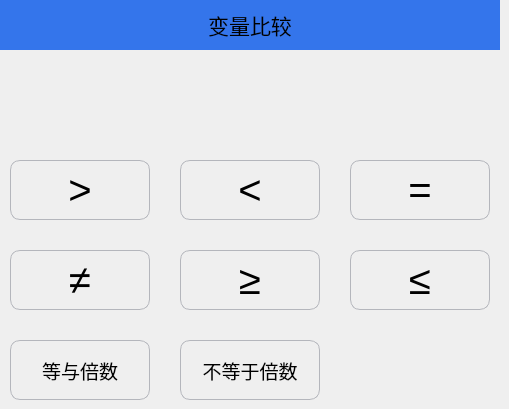
   <widget class="QWidget" name="page_3">
    <widget class="QLabel" name="label_40">
     <property name="geometry">
      <rect>
       <x>0</x>
       <y>0</y>
       <width>500</width>
       <height>50</height>
      </rect>
     </property>
     <property name="minimumSize">
      <size>
       <width>500</width>
       <height>50</height>
      </size>
     </property>
     <property name="maximumSize">
      <size>
       <width>500</width>
       <height>50</height>
      </size>
     </property>
     <property name="font">
      <font>
       <pointsize>16</pointsize>
      </font>
     </property>
     <property name="styleSheet">
      <string notr="true">QLabel{background-color:#3475EB;}</string>
     </property>
     <property name="text">
      <string>变量比较</string>
     </property>
     <property name="alignment">
      <set>Qt::AlignCenter</set>
     </property>
    </widget>
    <widget class="QPushButton" name="Btn_greater">
     <property name="geometry">
      <rect>
       <x>10</x>
       <y>160</y>
       <width>140</width>
       <height>60</height>
      </rect>
     </property>
     <property name="minimumSize">
      <size>
       <width>140</width>
       <height>60</height>
      </size>
     </property>
     <property name="maximumSize">
      <size>
       <width>140</width>
       <height>60</height>
      </size>
     </property>
     <property name="font">
      <font>
       <pointsize>30</pointsize>
      </font>
     </property>
     <property name="styleSheet">
      <string notr="true">QPushButton
{
    border-style:solid; /*边框风格*/
    border-width:1px;/*边框宽度*/
    border-color:#B4B6BC; /*边框颜色*/
    border-radius:10px; /*边框倒角*/
}
QPushButton:pressed
{
    border-style:outset; /*边框风格*/
    background-color:qlineargradient(x1: 0, y1: 0, x2: 0, y2: 1, stop:0 #00befa, stop: 1 #0160ea);/*背景色*/
    border-width:1px;/*边框宽度*/
    border-color:#0055ff; /*边框颜色*/
    border-radius:10px; /*边框倒角*/
}</string>
     </property>
     <property name="text">
      <string>&gt;</string>
     </property>
     <property name="iconSize">
      <size>
       <width>40</width>
       <height>40</height>
      </size>
     </property>
    </widget>
    <widget class="QPushButton" name="Btn_less">
     <property name="geometry">
      <rect>
       <x>180</x>
       <y>160</y>
       <width>140</width>
       <height>60</height>
      </rect>
     </property>
     <property name="minimumSize">
      <size>
       <width>140</width>
       <height>60</height>
      </size>
     </property>
     <property name="maximumSize">
      <size>
       <width>140</width>
       <height>60</height>
      </size>
     </property>
     <property name="font">
      <font>
       <pointsize>30</pointsize>
      </font>
     </property>
     <property name="styleSheet">
      <string notr="true">QPushButton
{
    border-style:solid; /*边框风格*/
    border-width:1px;/*边框宽度*/
    border-color:#B4B6BC; /*边框颜色*/
    border-radius:10px; /*边框倒角*/
}
QPushButton:pressed
{
    border-style:outset; /*边框风格*/
    background-color:qlineargradient(x1: 0, y1: 0, x2: 0, y2: 1, stop:0 #00befa, stop: 1 #0160ea);/*背景色*/
    border-width:1px;/*边框宽度*/
    border-color:#0055ff; /*边框颜色*/
    border-radius:10px; /*边框倒角*/
}</string>
     </property>
     <property name="text">
      <string>&lt;</string>
     </property>
     <property name="iconSize">
      <size>
       <width>40</width>
       <height>40</height>
      </size>
     </property>
    </widget>
    <widget class="QPushButton" name="Btn_equal">
     <property name="geometry">
      <rect>
       <x>350</x>
       <y>160</y>
       <width>140</width>
       <height>60</height>
      </rect>
     </property>
     <property name="minimumSize">
      <size>
       <width>140</width>
       <height>60</height>
      </size>
     </property>
     <property name="maximumSize">
      <size>
       <width>140</width>
       <height>60</height>
      </size>
     </property>
     <property name="font">
      <font>
       <pointsize>30</pointsize>
      </font>
     </property>
     <property name="styleSheet">
      <string notr="true">QPushButton
{
    border-style:solid; /*边框风格*/
    border-width:1px;/*边框宽度*/
    border-color:#B4B6BC; /*边框颜色*/
    border-radius:10px; /*边框倒角*/
}
QPushButton:pressed
{
    border-style:outset; /*边框风格*/
    background-color:qlineargradient(x1: 0, y1: 0, x2: 0, y2: 1, stop:0 #00befa, stop: 1 #0160ea);/*背景色*/
    border-width:1px;/*边框宽度*/
    border-color:#0055ff; /*边框颜色*/
    border-radius:10px; /*边框倒角*/
}</string>
     </property>
     <property name="text">
      <string>=</string>
     </property>
     <property name="iconSize">
      <size>
       <width>40</width>
       <height>40</height>
      </size>
     </property>
    </widget>
    <widget class="QPushButton" name="Btn_lessEqual">
     <property name="geometry">
      <rect>
       <x>350</x>
       <y>250</y>
       <width>140</width>
       <height>60</height>
      </rect>
     </property>
     <property name="minimumSize">
      <size>
       <width>140</width>
       <height>60</height>
      </size>
     </property>
     <property name="maximumSize">
      <size>
       <width>140</width>
       <height>60</height>
      </size>
     </property>
     <property name="font">
      <font>
       <pointsize>30</pointsize>
      </font>
     </property>
     <property name="styleSheet">
      <string notr="true">QPushButton
{
    border-style:solid; /*边框风格*/
    border-width:1px;/*边框宽度*/
    border-color:#B4B6BC; /*边框颜色*/
    border-radius:10px; /*边框倒角*/
}
QPushButton:pressed
{
    border-style:outset; /*边框风格*/
    background-color:qlineargradient(x1: 0, y1: 0, x2: 0, y2: 1, stop:0 #00befa, stop: 1 #0160ea);/*背景色*/
    border-width:1px;/*边框宽度*/
    border-color:#0055ff; /*边框颜色*/
    border-radius:10px; /*边框倒角*/
}</string>
     </property>
     <property name="text">
      <string>≤</string>
     </property>
     <property name="iconSize">
      <size>
       <width>40</width>
       <height>40</height>
      </size>
     </property>
    </widget>
    <widget class="QPushButton" name="Btn_unequal">
     <property name="geometry">
      <rect>
       <x>10</x>
       <y>250</y>
       <width>140</width>
       <height>60</height>
      </rect>
     </property>
     <property name="minimumSize">
      <size>
       <width>140</width>
       <height>60</height>
      </size>
     </property>
     <property name="maximumSize">
      <size>
       <width>140</width>
       <height>60</height>
      </size>
     </property>
     <property name="font">
      <font>
       <pointsize>30</pointsize>
      </font>
     </property>
     <property name="styleSheet">
      <string notr="true">QPushButton
{
    border-style:solid; /*边框风格*/
    border-width:1px;/*边框宽度*/
    border-color:#B4B6BC; /*边框颜色*/
    border-radius:10px; /*边框倒角*/
}
QPushButton:pressed
{
    border-style:outset; /*边框风格*/
    background-color:qlineargradient(x1: 0, y1: 0, x2: 0, y2: 1, stop:0 #00befa, stop: 1 #0160ea);/*背景色*/
    border-width:1px;/*边框宽度*/
    border-color:#0055ff; /*边框颜色*/
    border-radius:10px; /*边框倒角*/
}</string>
     </property>
     <property name="text">
      <string>≠</string>
     </property>
     <property name="iconSize">
      <size>
       <width>40</width>
       <height>40</height>
      </size>
     </property>
    </widget>
    <widget class="QPushButton" name="Btn_greaterEqual">
     <property name="geometry">
      <rect>
       <x>180</x>
       <y>250</y>
       <width>140</width>
       <height>60</height>
      </rect>
     </property>
     <property name="minimumSize">
      <size>
       <width>140</width>
       <height>60</height>
      </size>
     </property>
     <property name="maximumSize">
      <size>
       <width>140</width>
       <height>60</height>
      </size>
     </property>
     <property name="font">
      <font>
       <pointsize>30</pointsize>
      </font>
     </property>
     <property name="styleSheet">
      <string notr="true">QPushButton
{
    border-style:solid; /*边框风格*/
    border-width:1px;/*边框宽度*/
    border-color:#B4B6BC; /*边框颜色*/
    border-radius:10px; /*边框倒角*/
}
QPushButton:pressed
{
    border-style:outset; /*边框风格*/
    background-color:qlineargradient(x1: 0, y1: 0, x2: 0, y2: 1, stop:0 #00befa, stop: 1 #0160ea);/*背景色*/
    border-width:1px;/*边框宽度*/
    border-color:#0055ff; /*边框颜色*/
    border-radius:10px; /*边框倒角*/
}</string>
     </property>
     <property name="text">
      <string>≥</string>
     </property>
     <property name="iconSize">
      <size>
       <width>40</width>
       <height>40</height>
      </size>
     </property>
    </widget>
    <widget class="QPushButton" name="Btn_unequalMul">
     <property name="geometry">
      <rect>
       <x>180</x>
       <y>340</y>
       <width>140</width>
       <height>60</height>
      </rect>
     </property>
     <property name="minimumSize">
      <size>
       <width>140</width>
       <height>60</height>
      </size>
     </property>
     <property name="maximumSize">
      <size>
       <width>140</width>
       <height>60</height>
      </size>
     </property>
     <property name="font">
      <font>
       <pointsize>14</pointsize>
      </font>
     </property>
     <property name="styleSheet">
      <string notr="true">QPushButton
{
    border-style:solid; /*边框风格*/
    border-width:1px;/*边框宽度*/
    border-color:#B4B6BC; /*边框颜色*/
    border-radius:10px; /*边框倒角*/
}
QPushButton:pressed
{
    border-style:outset; /*边框风格*/
    background-color:qlineargradient(x1: 0, y1: 0, x2: 0, y2: 1, stop:0 #00befa, stop: 1 #0160ea);/*背景色*/
    border-width:1px;/*边框宽度*/
    border-color:#0055ff; /*边框颜色*/
    border-radius:10px; /*边框倒角*/
}</string>
     </property>
     <property name="text">
      <string>不等于倍数</string>
     </property>
     <property name="iconSize">
      <size>
       <width>40</width>
       <height>40</height>
      </size>
     </property>
    </widget>
    <widget class="QPushButton" name="Btn_equalMul">
     <property name="geometry">
      <rect>
       <x>10</x>
       <y>340</y>
       <width>140</width>
       <height>60</height>
      </rect>
     </property>
     <property name="minimumSize">
      <size>
       <width>140</width>
       <height>60</height>
      </size>
     </property>
     <property name="maximumSize">
      <size>
       <width>140</width>
       <height>60</height>
      </size>
     </property>
     <property name="font">
      <font>
       <pointsize>14</pointsize>
      </font>
     </property>
     <property name="styleSheet">
      <string notr="true">QPushButton
{
    border-style:solid; /*边框风格*/
    border-width:1px;/*边框宽度*/
    border-color:#B4B6BC; /*边框颜色*/
    border-radius:10px; /*边框倒角*/
}
QPushButton:pressed
{
    border-style:outset; /*边框风格*/
    background-color:qlineargradient(x1: 0, y1: 0, x2: 0, y2: 1, stop:0 #00befa, stop: 1 #0160ea);/*背景色*/
    border-width:1px;/*边框宽度*/
    border-color:#0055ff; /*边框颜色*/
    border-radius:10px; /*边框倒角*/
}</string>
     </property>
     <property name="text">
      <string>等与倍数</string>
     </property>
     <property name="iconSize">
      <size>
       <width>40</width>
       <height>40</height>
      </size>
     </property>
    </widget>
   </widget>
